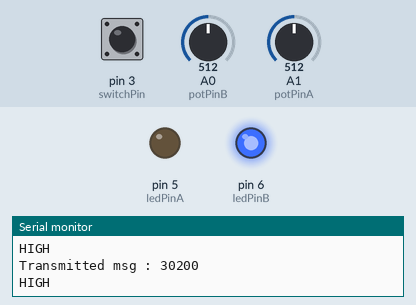
Simulated run of this sketch. Board: Arduino Uno, built with avr-gcc and run on an emulated ATmega328P. On the bench: output pins drawn as LEDs (lit = HIGH), the last lines printed to the serial monitor. Dashed ring = blinking. Inputs (shaded band) come from the test bench; at power-on: pin 3 (switchPin) HIGH, A0 (potPinB) = 512, A1 (potPinA) = 512. No radio packets arrive unless stated.

Above: at 1.2 s.
1.3 s: pin 3 (switchPin) pulled LOW for 0.15 s
At 1.7 s:
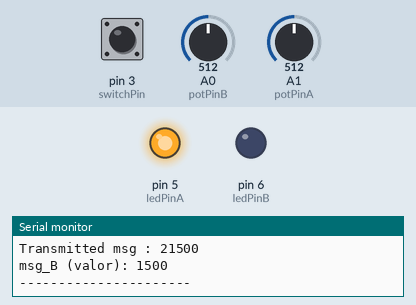
3.3 s: pin 3 (switchPin) pulled LOW for 3.2 s
At 7.0 s:
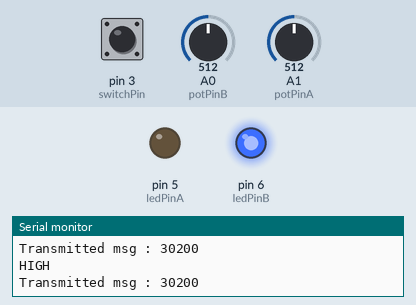
9.5 s: pin 3 (switchPin) pulsed LOW 5 times (0.12 s each, 0.3 s apart)
At 9.9 s:
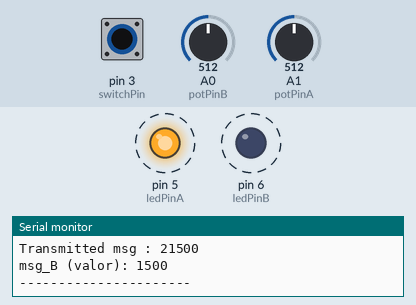
14.0 s: pin 3 (switchPin) pulsed LOW 2 times (0.12 s each, 0.3 s apart)
At 16.0 s:
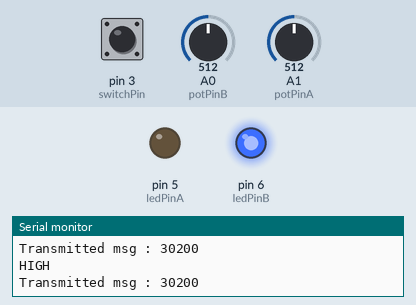
Timing chart, 0 to 17.5 s (numbered marks = the images above; inputs shaded):
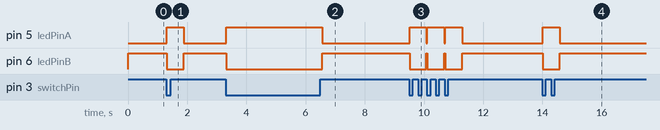

Measured:
- after the input at 1.3 s, pin 5 (ledPinA): LOW → HIGH at once, → LOW 0.57 s later; pin 6 (ledPinB): HIGH → LOW at once, → HIGH 0.57 s later
- after the input at 3.3 s, pin 5 (ledPinA): LOW → HIGH at once, → LOW 3.3 s later; pin 6 (ledPinB): HIGH → LOW at once, → HIGH 3.3 s later
- after the input at 9.5 s, pin 5 (ledPinA): alternates HIGH for 0.57 s and LOW for 0.03 s, 6 changes in all, then stays LOW, starting at once; pin 6 (ledPinB): alternates HIGH for 0.03 s and LOW for 0.57 s, 6 changes in all, then stays HIGH, starting at once
- after the input at 14.0 s, pin 5 (ledPinA): LOW → HIGH at once, → LOW 0.57 s later; pin 6 (ledPinB): HIGH → LOW at once, → HIGH 0.57 s later

The sketch:

emissor_v2_V3.ino
```cpp
//Adding Libraries

#include <SPI.h>       // to handle the communication interface with the modem
#include <nRF24L01.h>  // to handle this particular modem driver
#include <RF24.h>      // the library which helps us to control the radio modem

RF24 radio(9, 10);                // Creating instance 'radio'  ( CE , CSN )   CE -> D9 | CSN -> D10
const byte Address[6] = "00001";  // Address to which data to be transmitted

const int potPinA = A1;
const int potPinB = A0;
int potValueY = 0;
int potValueX = 0;

const int switchPin = 3;
const int ledPinA = 5;
const int ledPinB = 6;
int switchState = 0;

int vel_MC;
int vel_Turn;

char msg, buffer[5];
int NBytes;
int dados;


void setup() {

  pinMode(switchPin, INPUT_PULLUP);
  pinMode(ledPinA, OUTPUT);
  pinMode(ledPinB, OUTPUT);
  digitalWrite(ledPinA, LOW);
  digitalWrite(ledPinB, HIGH);

  pinMode(potPinA, INPUT);
  pinMode(potPinB, INPUT);
  Serial.begin(19200);
  radio.begin();                   // Activate the modem
  radio.openWritingPipe(Address);  // Sets the address of transmitter to which program will send the data
  radio.setPALevel(RF24_PA_MIN);   //???
  radio.stopListening();           // Setting modem in transmission mode
}

void loop() {

  switchState = digitalRead(switchPin);

  if (switchState == LOW) {
    digitalWrite(ledPinA, HIGH);
    digitalWrite(ledPinB, LOW);
    Serial.println("LOW");
    dados = 30100;
    radio.write(&dados, sizeof(dados));  // Sending data over NRF 24L01
    Serial.print("Transmitted msg : ");
    Serial.println(dados);

  } else {

    digitalWrite(ledPinA, LOW);
    digitalWrite(ledPinB, HIGH);
    Serial.println("HIGH");
    dados = 30200;
    radio.write(&dados, sizeof(dados));  // Sending data over NRF 24L01
    Serial.print("Transmitted msg : ");
    Serial.println(dados);
  }

  if (switchState == LOW) {
    potValueY = analogRead(potPinA);
    if ((potValueY > 515) && (potValueY < 525)) {

      potValueY = 512;
    }

    potValueX = analogRead(potPinB);
    //serial.print("potValueX")

    if ((potValueX > 512) && (potValueX < 520)) {

      potValueX = 512;
    }

    vel_MC = map(potValueY, 0, 1023, 1800, 1200);
    vel_Turn = map(potValueX, 0, 1023, 200, -200);


    Serial.print("vel_MC: ");
    Serial.println(vel_MC);

    Serial.print("vel_Turn: ");
    Serial.println(vel_Turn);

    Serial.print("potValueY = ");
    Serial.println(potValueY);

    Serial.print("potValueX = ");
    Serial.println(potValueX);

    dados = 10000 + vel_MC + vel_Turn;

    radio.write(&dados, sizeof(dados));  // Sending data over NRF 24L01
    Serial.print("Transmitted msg : ");
    Serial.println(dados);

    Serial.print("msg_A (valor): ");
    Serial.println(dados - 10000);
    Serial.println("----------------------");

    dados = 20000 + vel_MC - vel_Turn;

    radio.write(&dados, sizeof(dados));  // Sending data over NRF 24L01
    Serial.print("Transmitted msg : ");
    Serial.println(dados);

    Serial.print("msg_B (valor): ");
    Serial.println(dados - 20000);
    Serial.println("----------------------");

    if (Serial.available()) {

      msg = Serial.read();

      if (msg == 'A') {

        NBytes = Serial.readBytesUntil('\r\n', buffer, 5);

        dados = 10000 + atoi(buffer);

        radio.write(&dados, sizeof(dados));  // Sending data over NRF 24L01
        Serial.print("Transmitted msg : ");
        Serial.println(dados);

        Serial.print("msg_A (valor1): ");
        Serial.println(dados - 10000);
        Serial.println("----------------------");
      }

      if (msg == 'B') {

        NBytes = Serial.readBytesUntil('\r\n', buffer, 5);

        dados = 20000 + atoi(buffer);

        radio.write(&dados, sizeof(dados));  // Sending data over NRF 24L01
        Serial.print("Transmitted msg : ");
        Serial.println(dados);

        Serial.print("msg_B (valor2): ");
        Serial.println(dados - 20000);
        Serial.println("----------------------");
      }
    }
    delay(450);
  }
}
```
